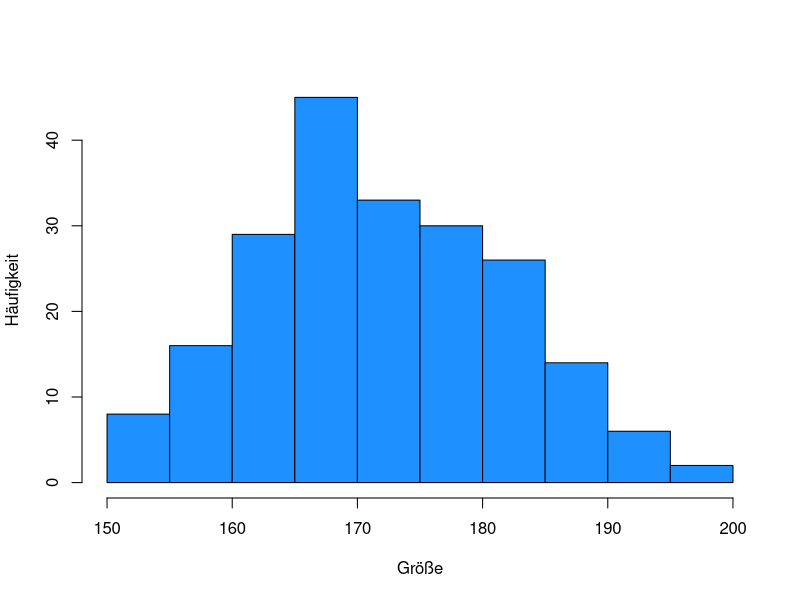

Write R code to recreate this figure.
# Laden des Datensatzes
library(MASS)
library(stats)

data(survey, package = "MASS")

# Histogramm der Höhendaten
hist(survey$Height, main = "", xlab = "Größe", ylab = "Häufigkeit", col = "dodgerblue", border = "black")

# TODO
mean_height <- mean(survey$Height, na.rm = TRUE)
sd_height <- sd(survey$Height, na.rm = TRUE)
